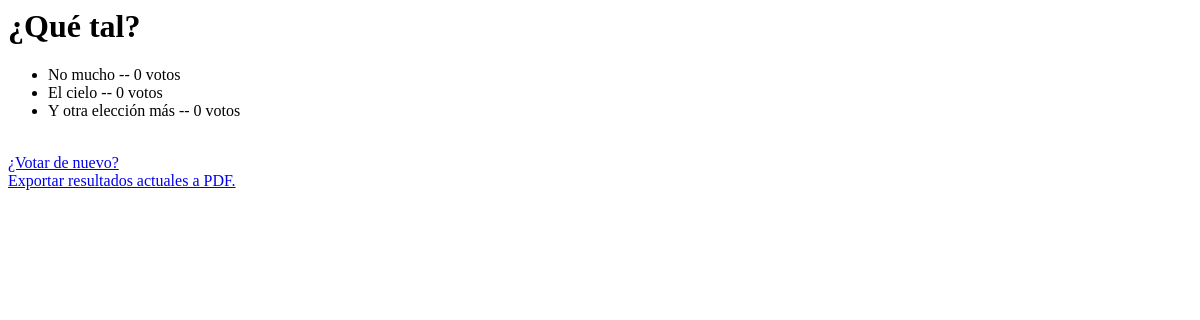
The app's page /polls/1/resultados/, older data.
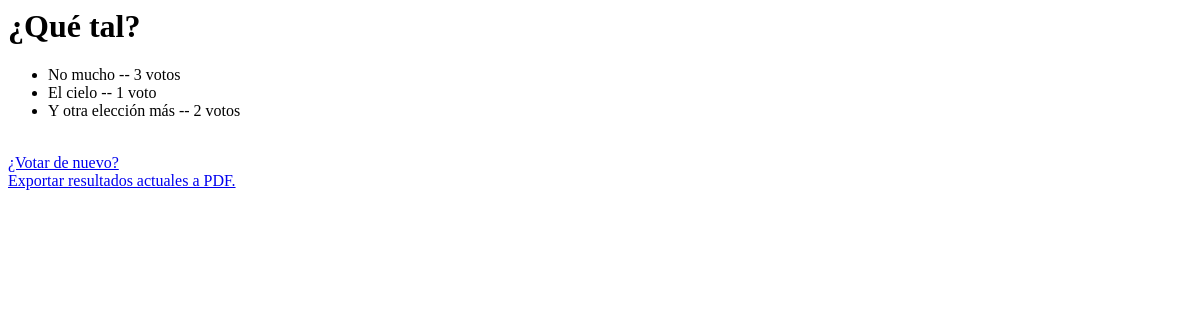
The same page, newer data.
### polls/models.py (models this page shows, shortened)
class Eleccion(models.Model):
    pregunta = models.ForeignKey(Pregunta, on_delete=models.CASCADE)
    texto_eleccion = models.CharField(max_length=200)
    votos = models.IntegerField(default=0)

### polls/views.py (the view)
# urls.py: path('<int:pk>/resultados/', views.ResultadosView.as_view(), name='Resultados'),
class ResultadosView(generic.DetailView):
    model = Pregunta
    template_name = 'polls/resultado.html'

### polls/templates/polls/resultado.html (shortened to what this page needs)
<h1> {{ pregunta.texto_pregunta }} </h1>
<ul>
    {% for eleccion in pregunta.eleccion_set.all %}
    <li> {{ eleccion.texto_eleccion }} -- {{ eleccion.votos}} voto{{ eleccion.votos|pluralize }}</li>
    {% endfor %}
</ul>
<a href="{% url 'polls:Detalle' pregunta.id %}">¿Votar de nuevo?</a>
<a href="{% url 'polls:Exportar' pregunta.id %}">Exportar resultados actuales a PDF.</a>

Row changes from the older to the newer data that the page shows:
changed Eleccion "No mucho": votos "0" → "3"
changed Eleccion "El cielo": votos "0" → "1"
changed Eleccion "Y otra elección más": votos "0" → "2"
